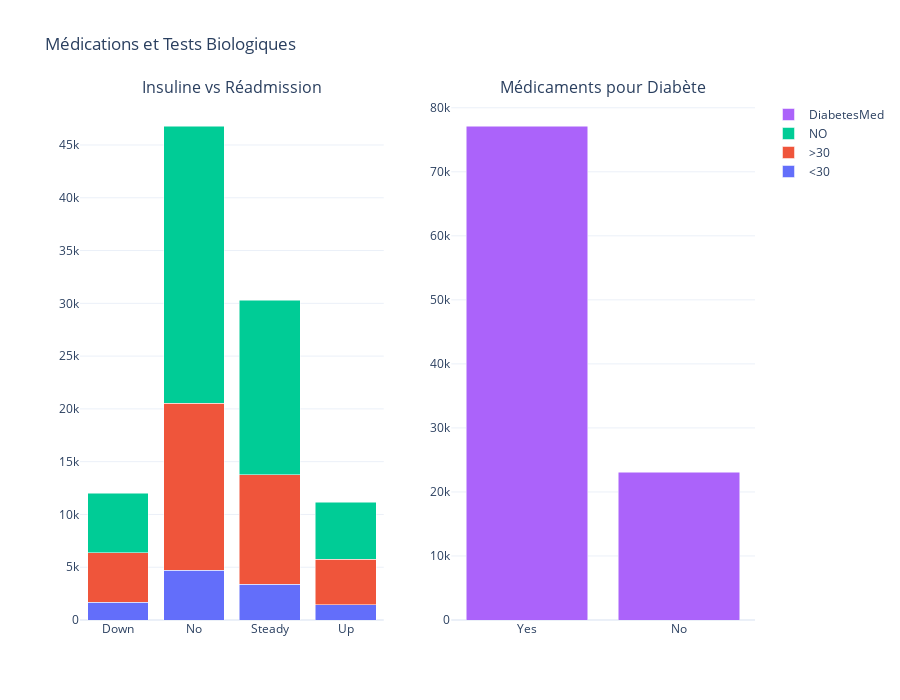

The notebook cell this image was saved under:
### Code cell
plot_medications_plotly(df)

### Figure 1 — Plotly figure (JSON) as saved in the notebook; plotly's stock layout.template omitted (floating-point values rounded to 4 significant figures)
{"data": [{"name": "<30", "type": "bar", "x": ["Down", "No", "Steady", "Up"], "xaxis": "x", "y": [1673, 4723, 3400, 1454], "yaxis": "y"}, {"name": ">30", "type": "bar", "x": ["Down", "No", "Steady", "Up"], "xaxis": "x", "y": [4683, 15831, 10350, 4309], "yaxis": "y"}, {"name": "NO", "type": "bar", "x": ["Down", "No", "Steady", "Up"], "xaxis": "x", "y": [5664, 26245, 16520, 5389], "yaxis": "y"}, {"name": "DiabetesMed", "type": "bar", "x": ["Yes", "No"], "xaxis": "x2", "y": [77153, 23088], "yaxis": "y2"}], "layout": {"annotations": [{"font": {"size": 16}, "showarrow": false, "text": "Insuline vs Réadmission", "x": 0.225, "xanchor": "center", "xref": "paper", "y": 1, "yanchor": "bottom", "yref": "paper"}, {"font": {"size": 16}, "showarrow": false, "text": "Médicaments pour Diabète", "x": 0.775, "xanchor": "center", "xref": "paper", "y": 1, "yanchor": "bottom", "yref": "paper"}], "barmode": "stack", "height": 700, "title": {"text": "Médications et Tests Biologiques"}, "xaxis": {"anchor": "y", "domain": [0, 0.45]}, "xaxis2": {"anchor": "y2", "domain": [0.55, 1]}, "yaxis": {"anchor": "x", "domain": [0, 1]}, "yaxis2": {"anchor": "x2", "domain": [0, 1]}}}
